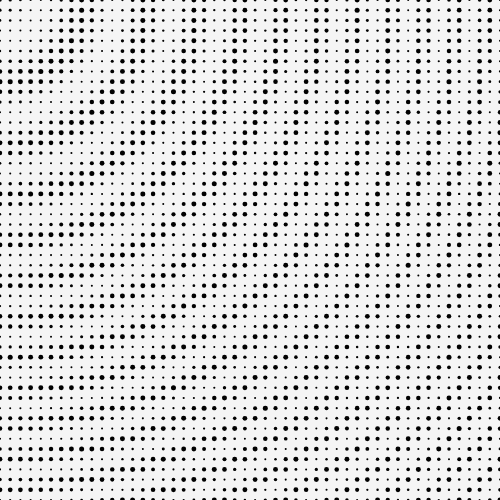
Frame 1 (no input)
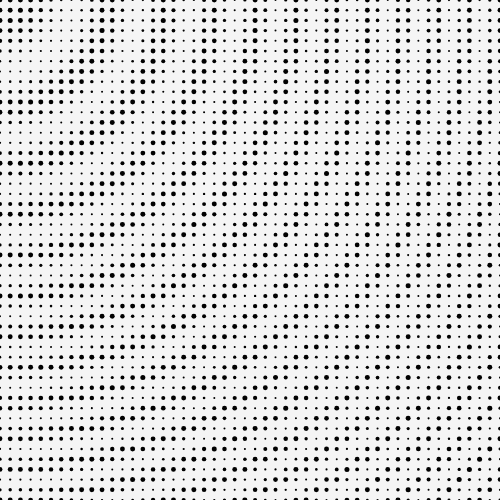
Frame 60 (no input)
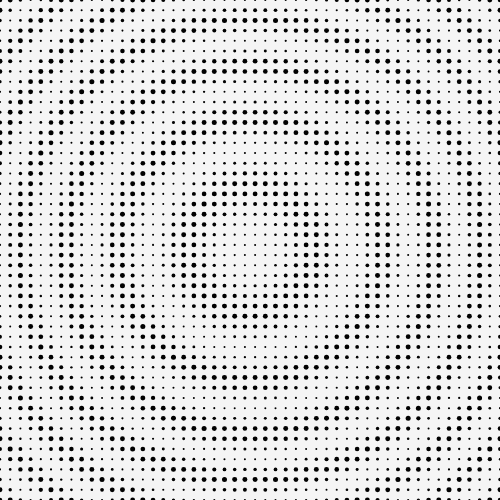
Frame 120 (the mouse pressed at the canvas centre since frame 60)

The p5.js sketch that drew these frames (run headless with seeded random() and noise() and a simulated clock; from frame 60 on, the mouse is pressed at the canvas centre):

// p5.js sketch
// ── sketch.js
const width = 500;
const height = 500;
const amt = 50;
let iters = 0;

function periodicFunction(p) {
    return map(Math.sin(2*Math.PI*p), -1, 1, 2, 5);
}

function offset(x, y) {
    return 0.001*Math.pow(dist(x, y, mouseX, mouseY), 1.5);
}

function setup() {
    createCanvas(width, height);
    smooth(16);
}

function draw() {
    background(245);
    stroke(0);
    for(let i = 0; i < amt; i++) {
        for(let j = 0; j < amt; j++) {
            x = map(i, 0, amt-1, 0, width);
            y = map(j, 0, amt-1, 0, height);

            size = periodicFunction(iters-offset(x, y));
            strokeWeight(size);

            point(x, y);
        }
    }
    iters += 0.04;
}

function mouseClicked() {

}
